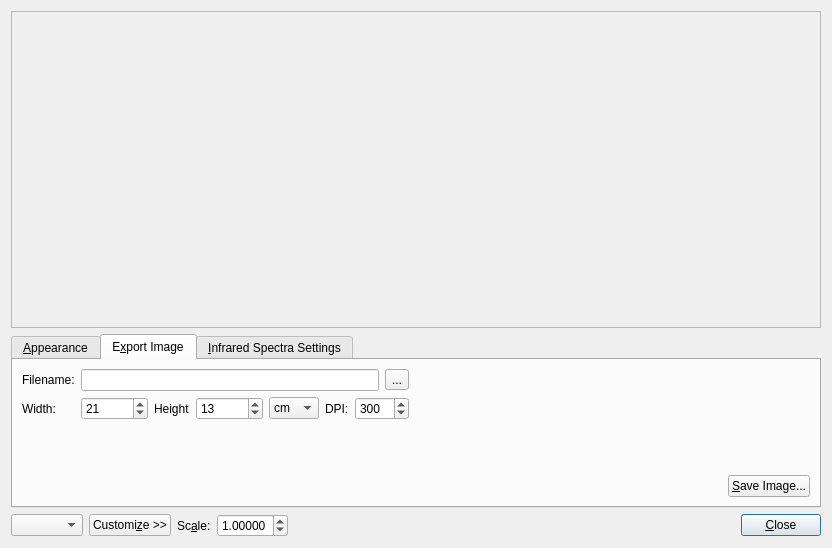
<?xml version="1.0" encoding="UTF-8"?>
<ui version="4.0">
 <class>SpectraDialog</class>
 <widget class="QDialog" name="SpectraDialog">
  <property name="geometry">
   <rect>
    <x>0</x>
    <y>0</y>
    <width>832</width>
    <height>548</height>
   </rect>
  </property>
  <property name="windowTitle">
   <string>Spectra Visualization</string>
  </property>
  <layout class="QGridLayout" name="gridLayout">
   <item row="3" column="9">
    <widget class="QPushButton" name="pushButton">
     <property name="sizePolicy">
      <sizepolicy hsizetype="Fixed" vsizetype="Fixed">
       <horstretch>0</horstretch>
       <verstretch>0</verstretch>
      </sizepolicy>
     </property>
     <property name="text">
      <string>&amp;Close</string>
     </property>
    </widget>
   </item>
   <item row="3" column="6" colspan="3">
    <spacer name="horizontalSpacer">
     <property name="orientation">
      <enum>Qt::Horizontal</enum>
     </property>
     <property name="sizeHint" stdset="0">
      <size>
       <width>40</width>
       <height>20</height>
      </size>
     </property>
    </spacer>
   </item>
   <item row="1" column="2" colspan="8">
    <layout class="QVBoxLayout" name="verticalLayout">
     <property name="spacing">
      <number>-1</number>
     </property>
     <item>
      <widget class="QTabWidget" name="tab_widget">
       <property name="sizePolicy">
        <sizepolicy hsizetype="Expanding" vsizetype="Fixed">
         <horstretch>0</horstretch>
         <verstretch>0</verstretch>
        </sizepolicy>
       </property>
       <property name="currentIndex">
        <number>1</number>
       </property>
       <widget class="QWidget" name="tab_appearance">
        <attribute name="title">
         <string>&amp;Appearance</string>
        </attribute>
        <layout class="QGridLayout" name="gridLayout_3">
         <item row="3" column="0" rowspan="2" colspan="3">
          <widget class="QListWidget" name="list_schemes">
           <property name="sizePolicy">
            <sizepolicy hsizetype="MinimumExpanding" vsizetype="Preferred">
             <horstretch>0</horstretch>
             <verstretch>0</verstretch>
            </sizepolicy>
           </property>
           <property name="alternatingRowColors">
            <bool>true</bool>
           </property>
           <property name="resizeMode">
            <enum>QListView::Adjust</enum>
           </property>
          </widget>
         </item>
         <item row="3" column="3">
          <widget class="QLabel" name="label_3">
           <property name="sizePolicy">
            <sizepolicy hsizetype="Fixed" vsizetype="Fixed">
             <horstretch>0</horstretch>
             <verstretch>0</verstretch>
            </sizepolicy>
           </property>
           <property name="text">
            <string>Calculated Spectra:</string>
           </property>
          </widget>
         </item>
         <item row="3" column="4">
          <widget class="QPushButton" name="push_colorCalculated">
           <property name="sizePolicy">
            <sizepolicy hsizetype="Minimum" vsizetype="Fixed">
             <horstretch>0</horstretch>
             <verstretch>0</verstretch>
            </sizepolicy>
           </property>
           <property name="text">
            <string>Set Color...</string>
           </property>
          </widget>
         </item>
         <item row="4" column="3">
          <widget class="QLabel" name="label_4">
           <property name="text">
            <string>Imported Spectra:</string>
           </property>
          </widget>
         </item>
         <item row="4" column="4">
          <widget class="QPushButton" name="push_colorImported">
           <property name="enabled">
            <bool>false</bool>
           </property>
           <property name="sizePolicy">
            <sizepolicy hsizetype="Minimum" vsizetype="Fixed">
             <horstretch>0</horstretch>
             <verstretch>0</verstretch>
            </sizepolicy>
           </property>
           <property name="text">
            <string>Set Color...</string>
           </property>
          </widget>
         </item>
         <item row="5" column="3">
          <widget class="QLabel" name="label_5">
           <property name="text">
            <string>Font:</string>
           </property>
          </widget>
         </item>
         <item row="5" column="4">
          <widget class="QPushButton" name="push_font">
           <property name="sizePolicy">
            <sizepolicy hsizetype="Fixed" vsizetype="Fixed">
             <horstretch>0</horstretch>
             <verstretch>0</verstretch>
            </sizepolicy>
           </property>
           <property name="text">
            <string>Change Font...</string>
           </property>
          </widget>
         </item>
         <item row="3" column="7">
          <spacer name="horizontalSpacer_4">
           <property name="orientation">
            <enum>Qt::Horizontal</enum>
           </property>
           <property name="sizeHint" stdset="0">
            <size>
             <width>40</width>
             <height>20</height>
            </size>
           </property>
          </spacer>
         </item>
         <item row="3" column="5">
          <widget class="QCheckBox" name="cb_calculate">
           <property name="sizePolicy">
            <sizepolicy hsizetype="Fixed" vsizetype="Fixed">
             <horstretch>0</horstretch>
             <verstretch>0</verstretch>
            </sizepolicy>
           </property>
           <property name="text">
            <string>Show</string>
           </property>
           <property name="checked">
            <bool>true</bool>
           </property>
          </widget>
         </item>
         <item row="4" column="5">
          <widget class="QCheckBox" name="cb_import">
           <property name="enabled">
            <bool>false</bool>
           </property>
           <property name="text">
            <string>Show</string>
           </property>
          </widget>
         </item>
         <item row="4" column="6">
          <widget class="QPushButton" name="push_import">
           <property name="sizePolicy">
            <sizepolicy hsizetype="Minimum" vsizetype="Minimum">
             <horstretch>0</horstretch>
             <verstretch>0</verstretch>
            </sizepolicy>
           </property>
           <property name="toolTip">
            <string>Imports a tsv of experimental spectra to overlay on the plot.</string>
           </property>
           <property name="text">
            <string>&amp;Import...</string>
           </property>
          </widget>
         </item>
         <item row="2" column="3">
          <widget class="QLabel" name="label_2">
           <property name="sizePolicy">
            <sizepolicy hsizetype="Fixed" vsizetype="Fixed">
             <horstretch>0</horstretch>
             <verstretch>0</verstretch>
            </sizepolicy>
           </property>
           <property name="text">
            <string>Background:</string>
           </property>
          </widget>
         </item>
         <item row="2" column="4">
          <widget class="QPushButton" name="push_colorBackground">
           <property name="sizePolicy">
            <sizepolicy hsizetype="Minimum" vsizetype="Fixed">
             <horstretch>0</horstretch>
             <verstretch>0</verstretch>
            </sizepolicy>
           </property>
           <property name="text">
            <string>Set Color...</string>
           </property>
          </widget>
         </item>
         <item row="2" column="5">
          <widget class="QLabel" name="label_6">
           <property name="sizePolicy">
            <sizepolicy hsizetype="Fixed" vsizetype="Preferred">
             <horstretch>0</horstretch>
             <verstretch>0</verstretch>
            </sizepolicy>
           </property>
           <property name="text">
            <string>Foreground:</string>
           </property>
          </widget>
         </item>
         <item row="2" column="6">
          <widget class="QPushButton" name="push_colorForeground">
           <property name="sizePolicy">
            <sizepolicy hsizetype="Minimum" vsizetype="Fixed">
             <horstretch>0</horstretch>
             <verstretch>0</verstretch>
            </sizepolicy>
           </property>
           <property name="text">
            <string>Set Color...</string>
           </property>
          </widget>
         </item>
         <item row="5" column="0">
          <widget class="QPushButton" name="push_newScheme">
           <property name="enabled">
            <bool>true</bool>
           </property>
           <property name="sizePolicy">
            <sizepolicy hsizetype="Fixed" vsizetype="Fixed">
             <horstretch>0</horstretch>
             <verstretch>0</verstretch>
            </sizepolicy>
           </property>
           <property name="text">
            <string>New...</string>
           </property>
          </widget>
         </item>
         <item row="5" column="1">
          <widget class="QPushButton" name="push_removeScheme">
           <property name="enabled">
            <bool>true</bool>
           </property>
           <property name="sizePolicy">
            <sizepolicy hsizetype="Fixed" vsizetype="Fixed">
             <horstretch>0</horstretch>
             <verstretch>0</verstretch>
            </sizepolicy>
           </property>
           <property name="text">
            <string>Remove...</string>
           </property>
          </widget>
         </item>
         <item row="5" column="2">
          <widget class="QPushButton" name="push_renameScheme">
           <property name="sizePolicy">
            <sizepolicy hsizetype="Fixed" vsizetype="Fixed">
             <horstretch>0</horstretch>
             <verstretch>0</verstretch>
            </sizepolicy>
           </property>
           <property name="text">
            <string>Rename...</string>
           </property>
          </widget>
         </item>
         <item row="5" column="5">
          <widget class="QLabel" name="label_7">
           <property name="enabled">
            <bool>false</bool>
           </property>
           <property name="text">
            <string>Title:</string>
           </property>
          </widget>
         </item>
         <item row="5" column="6">
          <widget class="QLineEdit" name="lineEdit">
           <property name="enabled">
            <bool>false</bool>
           </property>
           <property name="text">
            <string>TODO</string>
           </property>
          </widget>
         </item>
         <item row="2" column="0">
          <widget class="QLabel" name="label_10">
           <property name="sizePolicy">
            <sizepolicy hsizetype="Fixed" vsizetype="Fixed">
             <horstretch>0</horstretch>
             <verstretch>0</verstretch>
            </sizepolicy>
           </property>
           <property name="text">
            <string>Schemes:</string>
           </property>
          </widget>
         </item>
         <item row="3" column="6">
          <widget class="QPushButton" name="push_export">
           <property name="text">
            <string>Export...</string>
           </property>
          </widget>
         </item>
        </layout>
       </widget>
       <widget class="QWidget" name="tab_imageExport">
        <attribute name="title">
         <string>E&amp;xport Image</string>
        </attribute>
        <layout class="QGridLayout" name="gridLayout_4">
         <item row="0" column="1" colspan="7">
          <widget class="QLineEdit" name="edit_imageFilename">
           <property name="readOnly">
            <bool>false</bool>
           </property>
          </widget>
         </item>
         <item row="1" column="5">
          <widget class="QLabel" name="label_12">
           <property name="sizePolicy">
            <sizepolicy hsizetype="Fixed" vsizetype="Preferred">
             <horstretch>0</horstretch>
             <verstretch>0</verstretch>
            </sizepolicy>
           </property>
           <property name="text">
            <string>DPI:</string>
           </property>
          </widget>
         </item>
         <item row="1" column="0">
          <widget class="QLabel" name="label_14">
           <property name="sizePolicy">
            <sizepolicy hsizetype="Fixed" vsizetype="Preferred">
             <horstretch>0</horstretch>
             <verstretch>0</verstretch>
            </sizepolicy>
           </property>
           <property name="text">
            <string>Width:</string>
           </property>
          </widget>
         </item>
         <item row="1" column="1">
          <widget class="QSpinBox" name="spin_imageWidth">
           <property name="enabled">
            <bool>true</bool>
           </property>
           <property name="maximum">
            <number>999999</number>
           </property>
           <property name="value">
            <number>21</number>
           </property>
          </widget>
         </item>
         <item row="1" column="2">
          <widget class="QLabel" name="label_13">
           <property name="sizePolicy">
            <sizepolicy hsizetype="Fixed" vsizetype="Preferred">
             <horstretch>0</horstretch>
             <verstretch>0</verstretch>
            </sizepolicy>
           </property>
           <property name="text">
            <string>Height</string>
           </property>
          </widget>
         </item>
         <item row="1" column="3">
          <widget class="QSpinBox" name="spin_imageHeight">
           <property name="enabled">
            <bool>true</bool>
           </property>
           <property name="maximum">
            <number>999999</number>
           </property>
           <property name="value">
            <number>13</number>
           </property>
          </widget>
         </item>
         <item row="0" column="0">
          <widget class="QLabel" name="label_11">
           <property name="text">
            <string>Filename:</string>
           </property>
          </widget>
         </item>
         <item row="1" column="6" colspan="3">
          <widget class="QSpinBox" name="spin_imageDPI">
           <property name="enabled">
            <bool>true</bool>
           </property>
           <property name="maximum">
            <number>9999</number>
           </property>
           <property name="value">
            <number>300</number>
           </property>
          </widget>
         </item>
         <item row="1" column="9" colspan="2">
          <spacer name="horizontalSpacer_3">
           <property name="orientation">
            <enum>Qt::Horizontal</enum>
           </property>
           <property name="sizeHint" stdset="0">
            <size>
             <width>40</width>
             <height>20</height>
            </size>
           </property>
          </spacer>
         </item>
         <item row="0" column="8">
          <widget class="QToolButton" name="push_imageFilename">
           <property name="text">
            <string>...</string>
           </property>
          </widget>
         </item>
         <item row="1" column="4">
          <widget class="QComboBox" name="combo_imageUnits">
           <property name="enabled">
            <bool>true</bool>
           </property>
           <item>
            <property name="text">
             <string>cm</string>
            </property>
           </item>
           <item>
            <property name="text">
             <string>mm</string>
            </property>
           </item>
           <item>
            <property name="text">
             <string>in</string>
            </property>
           </item>
           <item>
            <property name="text">
             <string>px</string>
            </property>
           </item>
          </widget>
         </item>
         <item row="3" column="10">
          <widget class="QPushButton" name="push_imageSave">
           <property name="sizePolicy">
            <sizepolicy hsizetype="Fixed" vsizetype="Fixed">
             <horstretch>0</horstretch>
             <verstretch>0</verstretch>
            </sizepolicy>
           </property>
           <property name="text">
            <string>&amp;Save Image...</string>
           </property>
          </widget>
         </item>
         <item row="3" column="9">
          <spacer name="horizontalSpacer_5">
           <property name="orientation">
            <enum>Qt::Horizontal</enum>
           </property>
           <property name="sizeHint" stdset="0">
            <size>
             <width>40</width>
             <height>20</height>
            </size>
           </property>
          </spacer>
         </item>
         <item row="2" column="10">
          <spacer name="verticalSpacer_3">
           <property name="orientation">
            <enum>Qt::Vertical</enum>
           </property>
           <property name="sizeHint" stdset="0">
            <size>
             <width>20</width>
             <height>40</height>
            </size>
           </property>
          </spacer>
         </item>
        </layout>
       </widget>
       <widget class="QWidget" name="tab_infrared">
        <attribute name="title">
         <string>&amp;Infrared Spectra Settings</string>
        </attribute>
        <layout class="QGridLayout" name="gridLayout_2">
         <item row="0" column="0">
          <widget class="QLabel" name="label_8">
           <property name="sizePolicy">
            <sizepolicy hsizetype="Fixed" vsizetype="Preferred">
             <horstretch>0</horstretch>
             <verstretch>0</verstretch>
            </sizepolicy>
           </property>
           <property name="text">
            <string>&amp;Y Axis Units:</string>
           </property>
           <property name="buddy">
            <cstring>combo_yaxis</cstring>
           </property>
          </widget>
         </item>
         <item row="1" column="0" colspan="3">
          <widget class="QLabel" name="label_9">
           <property name="sizePolicy">
            <sizepolicy hsizetype="Fixed" vsizetype="Fixed">
             <horstretch>0</horstretch>
             <verstretch>0</verstretch>
            </sizepolicy>
           </property>
           <property name="text">
            <string>&amp;Gaussian Width:</string>
           </property>
           <property name="buddy">
            <cstring>spin_FWHM</cstring>
           </property>
          </widget>
         </item>
         <item row="1" column="3">
          <widget class="QDoubleSpinBox" name="spin_FWHM">
           <property name="sizePolicy">
            <sizepolicy hsizetype="Minimum" vsizetype="Fixed">
             <horstretch>0</horstretch>
             <verstretch>0</verstretch>
            </sizepolicy>
           </property>
           <property name="decimals">
            <number>1</number>
           </property>
           <property name="maximum">
            <double>1000.000000000000000</double>
           </property>
           <property name="singleStep">
            <double>5.000000000000000</double>
           </property>
          </widget>
         </item>
         <item row="1" column="4">
          <spacer name="horizontalSpacer_2">
           <property name="orientation">
            <enum>Qt::Horizontal</enum>
           </property>
           <property name="sizeHint" stdset="0">
            <size>
             <width>40</width>
             <height>20</height>
            </size>
           </property>
          </spacer>
         </item>
         <item row="0" column="3">
          <widget class="QComboBox" name="combo_yaxis">
           <property name="sizePolicy">
            <sizepolicy hsizetype="Fixed" vsizetype="Fixed">
             <horstretch>0</horstretch>
             <verstretch>0</verstretch>
            </sizepolicy>
           </property>
           <item>
            <property name="text">
             <string>Transmittance (%)</string>
            </property>
           </item>
           <item>
            <property name="text">
             <string>Absorbance (%)</string>
            </property>
           </item>
          </widget>
         </item>
         <item row="3" column="0">
          <widget class="QCheckBox" name="cb_labelPeaks">
           <property name="sizePolicy">
            <sizepolicy hsizetype="Fixed" vsizetype="Fixed">
             <horstretch>0</horstretch>
             <verstretch>0</verstretch>
            </sizepolicy>
           </property>
           <property name="text">
            <string>&amp;Label peaks</string>
           </property>
           <property name="checked">
            <bool>false</bool>
           </property>
          </widget>
         </item>
         <item row="2" column="0">
          <spacer name="verticalSpacer">
           <property name="orientation">
            <enum>Qt::Vertical</enum>
           </property>
           <property name="sizeHint" stdset="0">
            <size>
             <width>20</width>
             <height>40</height>
            </size>
           </property>
          </spacer>
         </item>
        </layout>
       </widget>
      </widget>
     </item>
    </layout>
   </item>
   <item row="3" column="3">
    <widget class="QPushButton" name="push_customize">
     <property name="sizePolicy">
      <sizepolicy hsizetype="Fixed" vsizetype="Fixed">
       <horstretch>0</horstretch>
       <verstretch>0</verstretch>
      </sizepolicy>
     </property>
     <property name="text">
      <string>Customi&amp;ze &gt;&gt;</string>
     </property>
    </widget>
   </item>
   <item row="3" column="2">
    <widget class="QComboBox" name="combo_spectra">
     <property name="sizePolicy">
      <sizepolicy hsizetype="Fixed" vsizetype="Fixed">
       <horstretch>0</horstretch>
       <verstretch>0</verstretch>
      </sizepolicy>
     </property>
    </widget>
   </item>
   <item row="3" column="4">
    <widget class="QLabel" name="label">
     <property name="sizePolicy">
      <sizepolicy hsizetype="Fixed" vsizetype="Minimum">
       <horstretch>0</horstretch>
       <verstretch>0</verstretch>
      </sizepolicy>
     </property>
     <property name="text">
      <string>Sc&amp;ale:</string>
     </property>
     <property name="buddy">
      <cstring>spin_scale</cstring>
     </property>
    </widget>
   </item>
   <item row="3" column="5">
    <widget class="QDoubleSpinBox" name="spin_scale">
     <property name="sizePolicy">
      <sizepolicy hsizetype="Fixed" vsizetype="Fixed">
       <horstretch>0</horstretch>
       <verstretch>0</verstretch>
      </sizepolicy>
     </property>
     <property name="decimals">
      <number>5</number>
     </property>
     <property name="minimum">
      <double>0.500000000000000</double>
     </property>
     <property name="maximum">
      <double>1.500000000000000</double>
     </property>
     <property name="singleStep">
      <double>0.010000000000000</double>
     </property>
     <property name="value">
      <double>1.000000000000000</double>
     </property>
    </widget>
   </item>
   <item row="0" column="2" colspan="8">
    <widget class="Avogadro::PlotWidget" name="plot">
     <property name="sizePolicy">
      <sizepolicy hsizetype="Preferred" vsizetype="Preferred">
       <horstretch>0</horstretch>
       <verstretch>0</verstretch>
      </sizepolicy>
     </property>
     <property name="baseSize">
      <size>
       <width>800</width>
       <height>500</height>
      </size>
     </property>
     <property name="toolTip">
      <string>Controls:
Double left click: Restore default axis limits
Right click + drag: Move plot
Middle click + drag: Zoom to region
Scroll wheel: Zoom to cursor</string>
     </property>
     <property name="frameShape">
      <enum>QFrame::StyledPanel</enum>
     </property>
     <property name="frameShadow">
      <enum>QFrame::Raised</enum>
     </property>
    </widget>
   </item>
  </layout>
 </widget>
 <customwidgets>
  <customwidget>
   <class>Avogadro::PlotWidget</class>
   <extends>QFrame</extends>
   <header location="global">avogadro/plotwidget.h</header>
   <container>1</container>
  </customwidget>
 </customwidgets>
 <tabstops>
  <tabstop>pushButton</tabstop>
 </tabstops>
 <resources/>
 <connections>
  <connection>
   <sender>pushButton</sender>
   <signal>clicked()</signal>
   <receiver>SpectraDialog</receiver>
   <slot>accept()</slot>
   <hints>
    <hint type="sourcelabel">
     <x>761</x>
     <y>543</y>
    </hint>
    <hint type="destinationlabel">
     <x>199</x>
     <y>149</y>
    </hint>
   </hints>
  </connection>
 </connections>
</ui>
